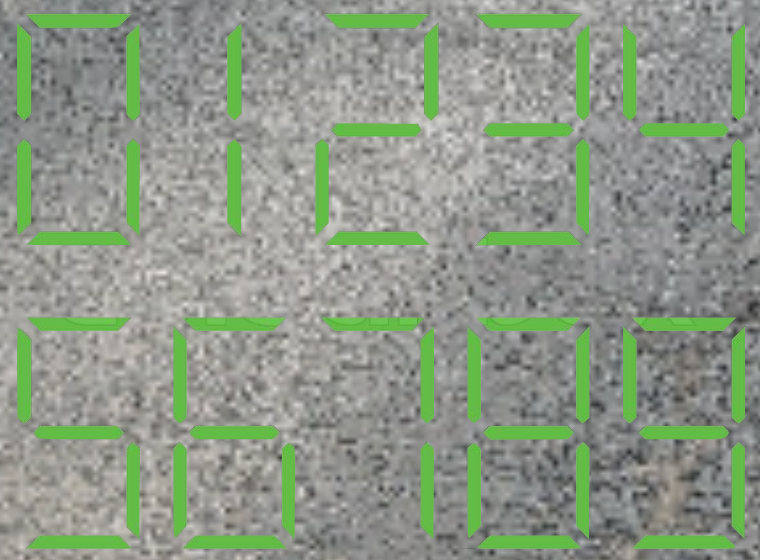
#> input picture Python-OCR-Practice/imgs/original.png, 760 x 560 px
$ jupyter execute HOG_and_DT.ipynb   (Python 2 division)   (older library calls are emulated)
#> lines starting #> are read from the running program, lines starting #| are printed output that depends on the picture; after the words box and inside, x2 and y2 are one past the last pixel; in counts of white or black regions, pixels touching at a corner belong together
[cell 1]
import cv2
import matplotlib.pyplot as plt
import numpy as np
from sklearn import tree
from moviepy.editor import VideoFileClip

[cell 2]
## HOG と DT （学習データと検証データは異なる）##

[cell 3]
im=cv2.imread('imgs/original.png')
#> im is the input picture: shape (560, 760, 3); mean B, G, R 135.3, 152.6, 140.9
plt.imshow(im)

[cell 4]
im = np.logical_and(im[:,:,1]>170, im[:,:,0]<100)
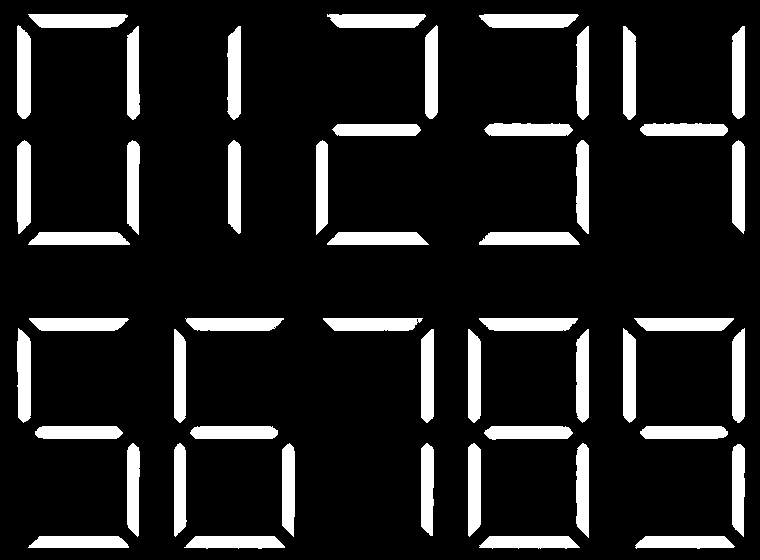
#> im: shape (560, 760) bool; 12.9% white; 49 white regions, largest, box (x1, y1, x2, y2) and area: (28, 14, 128, 28) 1249, (479, 14, 579, 28) 1248, (327, 14, 426, 28) 1247
im = im.astype(np.uint8)*255

[cell 5]
plt.imshow(im)
size = im.shape
#> size = (560, 760)

[cell 6]
row = size[0]/2
#> row = 280
# col = size[0]/4+10
col = size[1]/5
#> col = 152
count = 1
plt.figure
im_train = []
for j in range(1,3):
    for i in range(1,6):
        im_clp = im[row*(j-1):row*j, col*(i-1):col*i]
        cv2.imwrite('imgs/'+str(count)+'.png', im_clp)
        plt.subplot(2,5,count)
        plt.imshow(im_clp)
        count += 1
        im_train.append(im_clp)
#> this loop made 2 passes
#> pass 1, `cv2.imwrite('imgs/'+str(count)+'.png', im_clp)`:
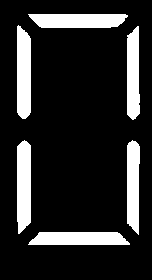
#> saved as 1.png: shape (280, 152); 16.4% white; 6 white regions, box (x1, y1, x2, y2) and area: (28, 14, 128, 28) 1249, (17, 25, 31, 119) 1208, (17, 140, 31, 234) 1199, (28, 232, 130, 245) 1185, (127, 140, 140, 235) 1064, (127, 26, 140, 120) 1060
#> pass 1, `cv2.imwrite('imgs/'+str(count)+'.png', im_clp)`:
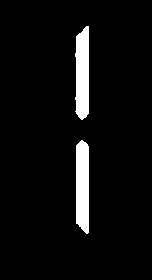
#> saved as 2.png: shape (280, 152); 5.3% white; 2 white regions, box (x1, y1, x2, y2) and area: (75, 26, 89, 120) 1136, (76, 140, 89, 234) 1130
#> pass 1, `cv2.imwrite('imgs/'+str(count)+'.png', im_clp)`:
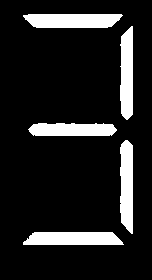
#> saved as 4.png: shape (280, 152); 13.2% white; 5 white regions, box (x1, y1, x2, y2) and area: (23, 14, 123, 28) 1248, (23, 232, 124, 245) 1185, (120, 140, 133, 234) 1075, (120, 26, 133, 120) 1061, (28, 123, 117, 136) 1032
#> after the loop, count = 11; im_train = 10 items

[cell 7]
plt.imshow(im_train[3])
size = im_train[5].shape
#> size = (280, 152)
size
#> Out = (280, 152)

[cell 8]
winSize = (64,32)
blockSize = (16*2,16*2)
blockStride = (8*2,8*2)
cellSize = (4,8)
nbins = 3
derivAperture = 1
winSigma = 4.
histogramNormType = 0
L2HysThreshold = 2.0000000000000001e-01
gammaCorrection = 0
nlevels = 64
hog_extractor = cv2.HOGDescriptor(winSize,blockSize,blockStride,cellSize,nbins,derivAperture,winSigma,
                        histogramNormType,L2HysThreshold,gammaCorrection,nlevels)
hog = hog_extractor.compute(im_train[5].astype(np.uint8))
plt.plot(hog)
#> figure, not shown here; curve peaks at x = 12898, y = 0.901

[cell 9]
hog = hog_extractor.compute(im_train[0].astype(np.uint8))
plt.plot(hog)
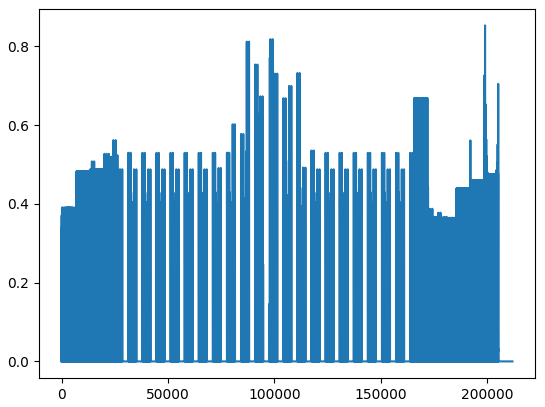
#> figure drawn by matplotlib, 1 panel; curve peaks at x = 199081, y = 0.853

[cell 10]
feature_HOG = []
label = []
for i in range(0,10):
    hog = hog_extractor.compute(im_train[i].astype(np.uint8))
    hog = hog.reshape(len(hog))
    feature_HOG.append(hog)
    label.append(i)
#> after the loop, feature_HOG = 10 items; label = [0, 1, 2, 3, 4, 5, 6, 7, 8, 9]

[cell 11]
feature_HOG[0]

[cell 12]
[len(v) for v in feature_HOG]
#> Out = [211968, 211968, 211968, 211968, 211968, 211968, 211968, 211968, 211968, 211968]

[cell 13]
label
#> Out = [0, 1, 2, 3, 4, 5, 6, 7, 8, 9]

[cell 14]
# 学習
clf = tree.DecisionTreeClassifier(max_depth=10)
clf = clf.fit(feature_HOG, label)

[cell 15]
prd = clf.predict(feature_HOG)
#> prd = [0, 1, 2, 3, 4, 5, 6, 7, 8, 9]
prd
#> Out = [0, 1, 2, 3, 4, 5, 6, 7, 8, 9]

[cell 16]
importances = clf.feature_importances_
plt.plot(importances)
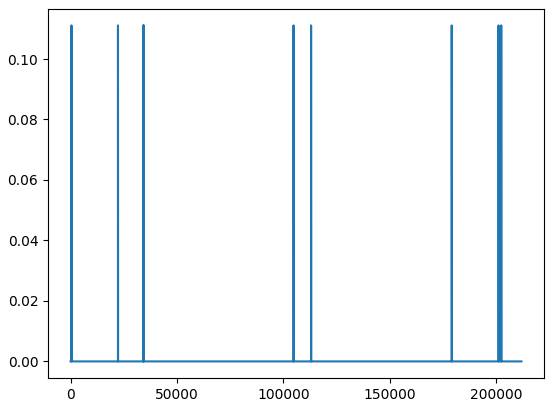
#> figure drawn by matplotlib, 1 panel; curve peaks at x = 428, y = 0.111

[cell 17]
# RFもやってみる

[cell 18]
from sklearn.metrics import (roc_curve, auc, accuracy_score)
from sklearn.ensemble import RandomForestClassifier
clf = RandomForestClassifier(random_state=0)
clf = clf.fit(feature_HOG, label)

[cell 19]
pred = clf.predict(feature_HOG)
#> pred = [0, 1, 2, 3, 4, 5, 6, 7, 8, 9]
fpr, tpr, thresholds = roc_curve(label, pred, pos_label=1)
#> fpr = [0, 0.111, 0.889, 0.889, 1]; tpr = [0, 0, 0, 1, 1]; thresholds = [inf, 9, 2, 1, 0]
auc(fpr, tpr)
accuracy_score(pred, label)
#> Out = 1

[cell 20]
importances = clf.feature_importances_
indices = np.argsort(importances)

[cell 21]
plt.plot(importances)
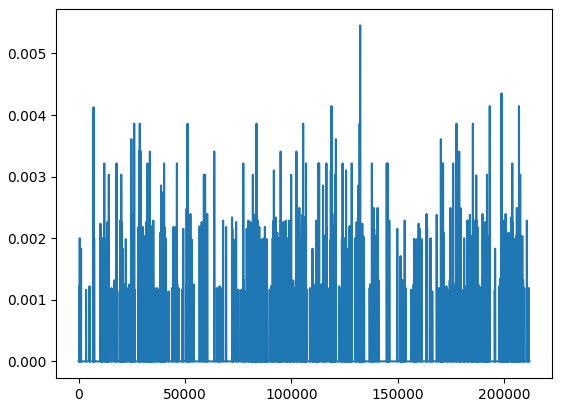
#> figure drawn by matplotlib, 1 panel; curve peaks at x = 132393, y = 0.00545

[cell 22]
videopath='imgs/test.mov'
image_dir='imgs/train/'
i = 0
cap = cv2.VideoCapture(videopath)
while(cap.isOpened()):
    flag, frame = cap.read()  # Capture frame-by-frame
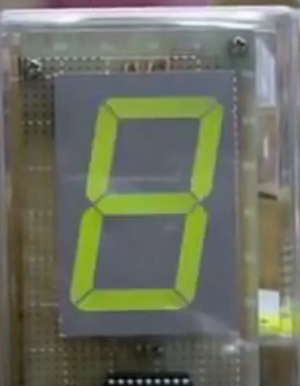
#> input picture frame 34 of Python-OCR-Practice/imgs/test.mov, 300 x 386 px
#> frame is the input picture: shape (386, 300, 3); mean B, G, R 98.1, 113.5, 109.8
    if flag == False:  # Is a frame left?
        break
    frame_clp = cv2.resize(frame[90:310,70:220,:],(size[1],size[0]))
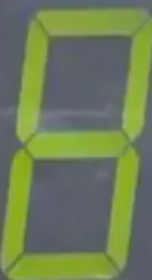
#> frame_clp: shape (280, 152, 3); mean B, G, R 87.2, 126, 111
    frame_clp = np.logical_and(frame_clp[:,:,1]>150, frame_clp[:,:,0]<100)
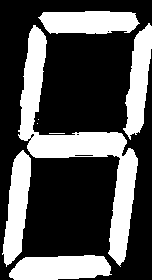
#> frame_clp: shape (280, 152) bool; 33.1% white; 8 white regions (3 under 20 px), largest, box (x1, y1, x2, y2) and area: (18, 25, 138, 267) 6147, (9, 255, 112, 280) 2115, (38, 11, 140, 34) 1965, (2, 150, 31, 267) 1963, (123, 23, 152, 140) 1873
    frame_clp = frame_clp.astype(np.uint8)*255
    cv2.imwrite(image_dir  + str(i).zfill(4) + '.png', frame_clp)  # Save a frame
    print('Save', image_dir + str(i).zfill(4) + '.png')
    i += 1
    plt.imshow(frame)

cap.release()  # When everything done, release the capture
